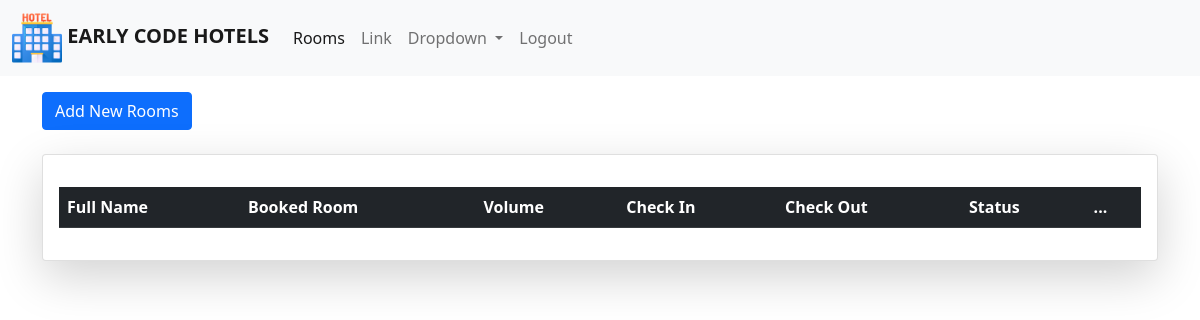
Before: /tunnel/dashboard (signed in) with the older database file.
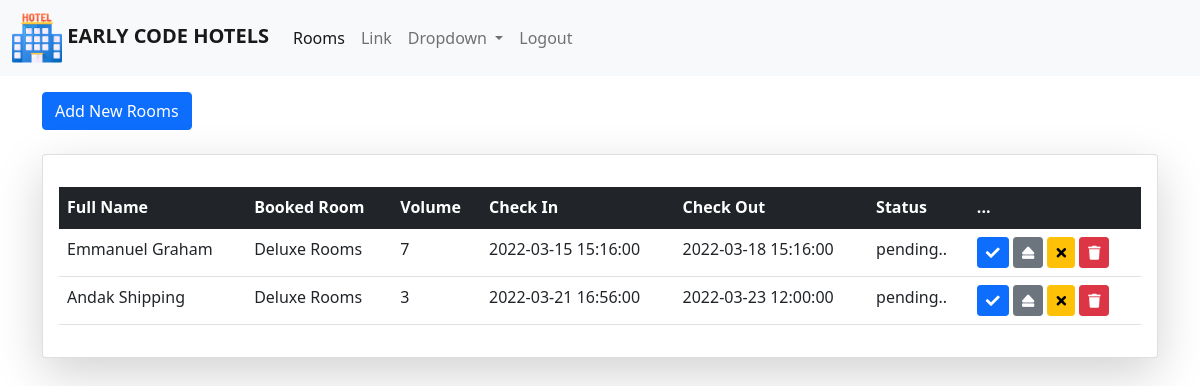
After: the same page with the newer database file.
### tables this page shows
CREATE TABLE `bookings` (
  `id` int(11) NOT NULL,
  `roomid` varchar(11) NOT NULL,
  `userid` varchar(11) NOT NULL,
  `full_name` varchar(100) NOT NULL,
  `booked_room` varchar(100) NOT NULL,
  `no_of_rooms` varchar(10) NOT NULL,
  `check_out` datetime NOT NULL,
  `booking_status` varchar(100) NOT NULL,
  `date_booked` datetime NOT NULL
);

### tunnel/dashboard.php (the view, shortened to what this page needs)
<?php
    include '../assets/config/dbcon.php';
    include '../assets/includes/headers.php';
?>
<body>
<?php include '../assets/includes/dashboard-nav.php'; ?>
<section class="mt-3">
  <?php if($_SESSION['role'] != 'admin'){
      echo successMessage(); echo errorMessage();
    ?>
      <div class="container">
          <div class="card p-2 mx-auto shadow" style="max-width: 600px;">
              <form action="../assets/config/insert_control.php" method="post">
              <select name="roomType" class="form-select mb-3" required>
                <option disabled selected>Select a Room</option>
                <?php
                  $sql = "SELECT * FROM rooms";
                  $query = mysqli_query($connectDB,$sql);
                  while ($row = mysqli_fetch_assoc($query)) {
                ?>
                  <option value="<?php echo $row['id'] ?>"><?php echo $row['room_name']." ₦".number_format($row['price'],2,'.',','); ?></option>
                <?php } ?>
              </select>
                <input type="number" name="numRoom" placeholder="Number of Rooms" class="form-control mb-3" required>
                <label>Date and Time of Check In</label>
                <input type="datetime-local" name="bookDate" placeholder="" class="form-control mb-3" required>
                <label>Date and Time of Check Out</label>
                <input type="datetime-local" name="checkOut" placeholder="" class="form-control mb-3" required>
                <button type="submit" name="book" class="btn btn-primary">Book</button>
              </form>
          </div>
      </div>
    <?php }else {
      ?>
    <div class="container">
       <div class="d-flex justify-content-between">
          <button type="button" class="btn btn-primary" data-bs-toggle="modal" data-bs-target="#exampleModal">
            Add New Rooms
          </button>
       </div>
       <div class="card mx-auto p-3 mt-4 shadow-lg">
         <div class="table-responsive mt-3">
            <table class="table table-hover">
              <thead class="table-dark">
                <tr>
                  <th scope="col">Full Name</th>
                  <th scope="col">Booked Room</th>
                  <th scope="col">Volume</th>
                  <th scope="col">Check In</th>
                  <th scope="col">Check Out</th>
                  <th scope="col">Status</th>
                  <th scope="col">...</th>
                </tr>
              </thead>
              <tbody>
                <?php
                  $sql = "SELECT * FROM bookings ORDER BY id DESC LIMIT 0,2";
                  $query = mysqli_query($connectDB,$sql);
                  while ($row = mysqli_fetch_assoc($query)) {
                ?>
                <tr>
                  <td><?php echo $row['full_name']; ?></td>
                  <td><?php echo $row['booked_room']; ?></td>
                  <td><?php echo $row['no_of_rooms']; ?></td>
                  <td><?php echo $row['date_booked']; ?></td>
                  <td><?php echo $row['check_out']; ?></td>
                  <td><?php echo $row['booking_status']; ?></td>
                  <td>
                    <a href="" class="btn btn-primary btn-sm">
                      <i class="fas fa-check"></i>
                    </a>
                    <a href="" class="btn btn-secondary btn-sm">
                      <i class="fas fa-eject"></i>
                    </a>
                    <a href="" class="btn btn-warning btn-sm">
                      <i class="fas fa-times"></i>
                    </a>
                    <a href="" class="btn btn-danger btn-sm">
                      <i class="fas fa-trash"></i>
                    </a>
                  </td>
                </tr>
                <?php } ?>
              </tbody>
            </table>
         </div>
       </div>
    </div>
   <?php } ?>
</section>
</body>
</html>

### assets/includes/headers.php (shortened to what this page needs)
<!DOCTYPE html>
<html lang="en">
<head>
    <link rel="stylesheet" href="assets/css/bootstrap5.min.css">
    <link rel="stylesheet" href="assets/fontawsome/css/all.css">
    <link rel="stylesheet" href="../assets/css/bootstrap5.min.css">
    <link rel="stylesheet" href="../assets/fontawsome/css/all.css">
</head>

### assets/includes/dashboard-nav.php (shortened to what this page needs)
<nav class="navbar navbar-expand-lg navbar-light bg-light">
  <div class="container-fluid">
    <a class="navbar-brand text-uppercase fw-bold" href="index">
        <img src="../assets/img/logo.png" alt="" height="50px"> Early Code Hotels
    </a>
    <div class="collapse navbar-collapse" id="navbarSupportedContent">
      <ul class="navbar-nav me-auto mb-2 mb-lg-0">
        <?php
            if ($_SESSION['role'] === 'admin') {
        ?>
        <li class="nav-item">
            <a class="nav-link active" aria-current="page" href="rooms">Rooms</a>
        </li>
        <?php } ?>
        <li class="nav-item">
          <a class="nav-link" href="#">Link</a>
        </li>
        <li class="nav-item dropdown">
          <a class="nav-link dropdown-toggle" href="#" id="navbarDropdown" role="button" data-bs-toggle="dropdown" aria-expanded="false">
            Dropdown
          </a>
        </li>
        <li class="nav-item">
          <a href="../assets/config/logout.php" class="nav-link">Logout</a>
        </li>
      </ul>
    </div>
  </div>
</nav>

Changed rows visible on the page:
added bookings: full_name "Emmanuel Graham", booked_room "Deluxe Rooms", no_of_rooms "7", date_booked "2022-03-15 15:16:00", check_out "2022-03-18 15:16:00", booking_status "pending.."
added bookings: full_name "Andak Shipping", booked_room "Deluxe Rooms", no_of_rooms "3", date_booked "2022-03-21 16:56:00", check_out "2022-03-23 12:00:00", booking_status "pending.."
